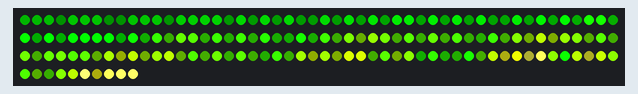
Recording of a program running on a simulated Raspberry Pi Pico running MicroPython. Shown: 160 RGB LEDs in strip order, left to right, continuing on the next row. Random numbers come from a fixed seed; the clock reads 2024-03-15 10:24:30 at power-on unless the program sets it; library files of the repository ran but are not shown: font3x10.py, NeoPixel.py.

Above: at 0.5 s.
At 5.82 s:
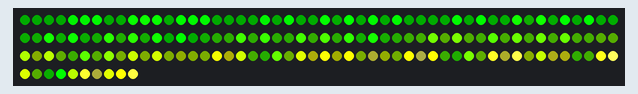
At 10.19 s:
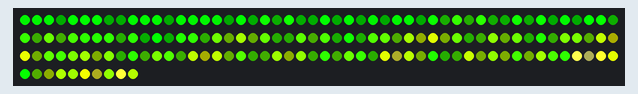
At 20.19 s:
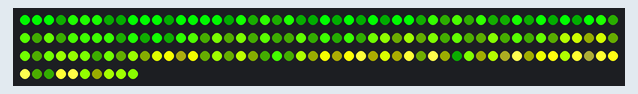
At 29.89 s:
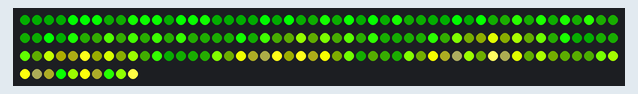
At 39.58 s:
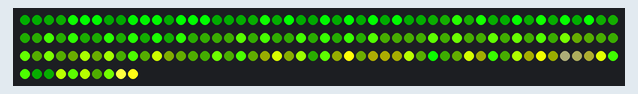

The program:

main.py
```python
# Example using PIO to drive a set of WS2812 LEDs.
import array, time, math
import bootsel
import os
import random
from font3x10 import *
from NeoPixel import *
from time import gmtime

def rgb_to_int(*color):
    return (color[1]<<16) + (color[0]<<8) + color[2]

def rgb_to_int2(color):
    return (color[1]<<16) + (color[0]<<8) + color[2]

def int_to_rgb(c):
    r = int((c >> 8) & 0xFF)
    g = int((c >> 16) & 0xFF)
    b = int(c & 0xFF)
    return (r,g,b)

def mul_rgb(mul,rgb):
    (r,g,b)=rgb
    return (int(r*mul),int(g*mul),int(b*mul))

def add_char_to_clockmask(clock_mask,char):
    for i,row in enumerate(font_3x10[char]):
        clock_mask[i] += row

if __name__=='__main__':
    strip = NeoPixel()
    strip.brightness=1


    fireTempAr = array.array("I", [0] * (NUM_LEDS+16))

    lastLine = fireTempAr[:16]

    fireLookUpPalette = array.array("I", (rgb_to_int(0,i,0) if i<256 else rgb_to_int((i-256),255,0) if i<512 else rgb_to_int(255,255,(i-512)) if i<768 else rgb_to_int(255,255,255) for i in range(1024)))
    fireLookUpPalette2 = array.array("I", (rgb_to_int2(mul_rgb(0.2,int_to_rgb(c))) for c in fireLookUpPalette))
    paletteSize = len(fireLookUpPalette)

    MODE_SET_TIME = 0
    MODE_NORMAL = 4
    mode = MODE_SET_TIME

    settime_digit = 0
    settime_time = [0,0,0,0]

    digits_mod = [3,10,6,10]
    ignore_first_click = False

    offset_time = 0
    while True:
        current_time = time.gmtime(time.time()+offset_time)

        # Extract hours and minutes from the gmtime
        hours = current_time[3]
        minutes = current_time[4]
        seconds = current_time[5]

        formatted_time = ""
        if mode == MODE_SET_TIME:

            for i in range(4):
                formatted_time += str(settime_time[i]) if (i!=settime_digit or seconds%2==0) else "_"

            if bootsel.pressed() and not ignore_first_click:
                count = 0
                while bootsel.pressed():
                    time.sleep(0.1)
                    count += 1

                    if count > 10:
                        ignore_first_click = True
                        if ((settime_digit==0) and (settime_time[0]==2)):
                            digits_mod[1] = 4

                        settime_digit += 1
                        if settime_digit > 3:
                            hours = settime_time[0]*10+settime_time[1] - hours
                            minutes = settime_time[2]*10+settime_time[3] - minutes
                            offset_time = hours * 3600 + minutes * 60 - seconds
                            mode = MODE_NORMAL
                        break

                if not ignore_first_click:
                    settime_time[settime_digit] = (settime_time[settime_digit] + 1) % digits_mod[settime_digit]


        else:
            # Format hours and minutes with leading zeros
            formatted_time = f"{hours:02}{minutes:02}"
            if bootsel.pressed() and not ignore_first_click:
                strip.brightness += 0.1
                if strip.brightness>1.0:
                    strip.brightness=0
                while bootsel.pressed():
                    time.sleep(0.1)

        if not bootsel.pressed() and ignore_first_click:
            ignore_first_click = False

        clock_mask = [""] * 10
        add_char_to_clockmask(clock_mask,(formatted_time[0]));
        add_char_to_clockmask(clock_mask," ");
        add_char_to_clockmask(clock_mask,(formatted_time[1]));

        for _ in range(2):
            add_char_to_clockmask(clock_mask,":" if seconds%2==0 else " ");

        add_char_to_clockmask(clock_mask,(formatted_time[2]));
        add_char_to_clockmask(clock_mask," ");
        add_char_to_clockmask(clock_mask,(formatted_time[3]));


        for i in range(16):
            lastLine[i] = random.randrange(0,len(fireLookUpPalette))
        # scroll up add random fire at btooom
        fireTempAr = fireTempAr[16:] + lastLine

        fireTempAr2 = fireTempAr
        for i in range(16,NUM_LEDS):
            fireTempAr2[i] = (int)((fireTempAr[i-16] + fireTempAr[i-1] + fireTempAr[i+1] + fireTempAr[i+16] + fireTempAr[i]) / 5.25)
        fireTempAr = fireTempAr2

        for i in range(NUM_LEDS):
            mask = clock_mask[i//16][i%16]
            fVal = fireTempAr[i]
            strip.ar[i] = fireLookUpPalette2[fVal] if mask==" " else fireLookUpPalette[fVal]

        strip.pixels_show()


        time.sleep(0.01) # change this to bigger value to slowdown animation
```

bootsel.py
```python
"""
pico-bootsel: read the state of the BOOTSEL button

Credit to github@pdg137
https://github.com/micropython/micropython/issues/6852#issuecomment-1350081346
  It would be great to have the PR merged into the Micropython core. But for
  now I have been using this inline assembly to do it, which seems to work
  fine at least with single-core code:
  [code provided below]

This simply packages that implementation as a git repo while waiting on
an official release

Usage:
  import bootsel
  bootsel.read_bootsel() # raw value (0 - pressed, 1 - unpressed)
  bootsel.pressed() # boolean (True - pressed, False - unpressed)
"""

def pressed():
  return not read_bootsel()

@micropython.asm_thumb
def read_bootsel():
  # disable interrupts
  cpsid(0x0)

  # set r2 = addr of GPIO_QSI_SS registers, at 0x40018000
  # GPIO_QSPI_SS_CTRL is at +0x0c
  # GPIO_QSPI_SS_STATUS is at +0x08
  # is there no easier way to load a 32-bit value?
  mov(r2, 0x40)
  lsl(r2, r2, 8)
  mov(r1, 0x01)
  orr(r2, r1)
  lsl(r2, r2, 8)
  mov(r1, 0x80)
  orr(r2, r1)
  lsl(r2, r2, 8)

  # set bit 13 (OEOVER[1]) to disable output
  mov(r1, 1)
  lsl(r1, r1, 13)
  str(r1, [r2, 0x0c])

  # delay about 3us
  # seems to work on the Pico - tune for your system
  mov(r0, 0x16)
  label(DELAY)
  sub(r0, 1)
  bpl(DELAY)

  # check GPIO_QSPI_SS_STATUS bit 17 - input value
  ldr(r0, [r2, 0x08])
  lsr(r0, r0, 17)
  mov(r1, 1)
  and_(r0, r1)

  # clear bit 13 to re-enable, or it crashes
  mov(r1, 0)
  str(r1, [r2, 0x0c])

  # re-enable interrupts
  cpsie(0x0)
```
